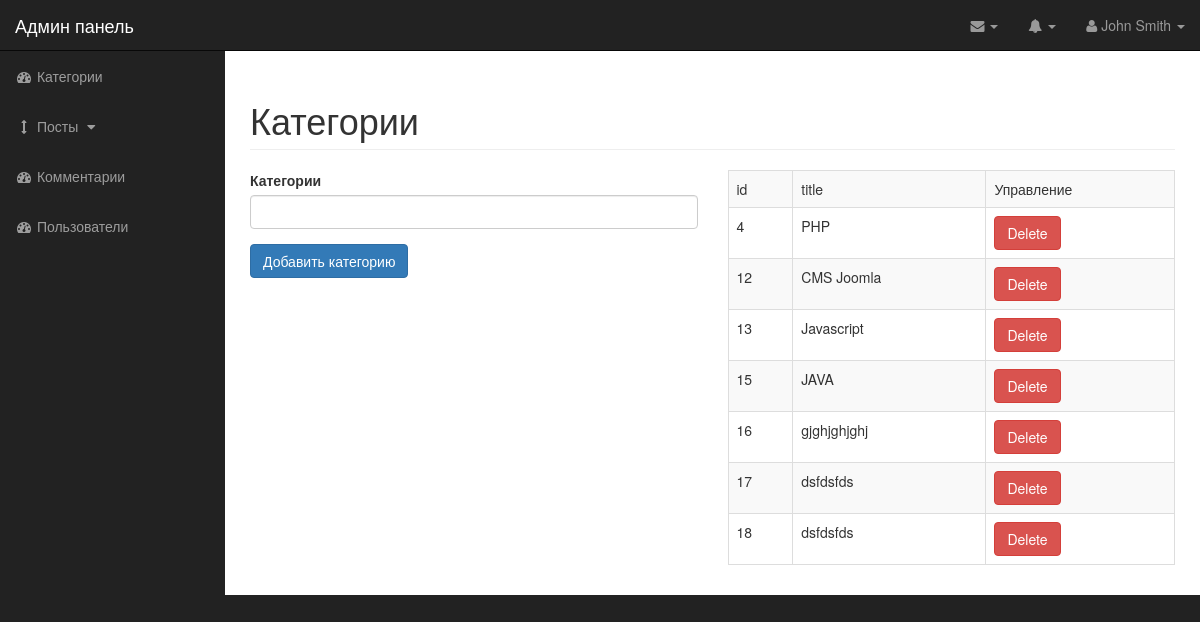
The app's page /admin/categories.php with its own data.
### tables this page shows
CREATE TABLE `categories` (
  `id` int(11) NOT NULL,
  `title` varchar(255) NOT NULL
);

### admin/categories.php (the view, shortened to what this page needs)
<?php include_once "../includes/db.php";?>
<!DOCTYPE html>
<html lang="en">
<head>
    <link href="css/bootstrap.min.css" rel="stylesheet">
    <link href="css/sb-admin.css" rel="stylesheet">
    <link href="font-awesome/css/font-awesome.min.css" rel="stylesheet" type="text/css">
</head>
<body>
<div id="wrapper">
    <nav class="navbar navbar-inverse navbar-fixed-top" role="navigation">
        <div class="navbar-header">
            <a class="navbar-brand" href="index.php">Админ панель</a>
        </div>
        <ul class="nav navbar-right top-nav">
            <li class="dropdown">
                <a href="#" class="dropdown-toggle" data-toggle="dropdown"><i class="fa fa-envelope"></i> <b class="caret"></b></a>
            </li>
            <li class="dropdown">
                <a href="#" class="dropdown-toggle" data-toggle="dropdown"><i class="fa fa-bell"></i> <b class="caret"></b></a>
            </li>
            <li class="dropdown">
                <a href="#" class="dropdown-toggle" data-toggle="dropdown"><i class="fa fa-user"></i> John Smith <b class="caret"></b></a>
            </li>
        </ul>
        <div class="collapse navbar-collapse navbar-ex1-collapse">
            <ul class="nav navbar-nav side-nav">
                <li>
                    <a href="categories.php"><i class="fa fa-fw fa-dashboard"></i> Категории</a>
                </li>
                <li>
                    <a href="javascript:;" data-toggle="collapse" data-target="#demo"><i class="fa fa-fw fa-arrows-v"></i> Посты <i class="fa fa-fw fa-caret-down"></i></a>
                </li>
                <li>
                    <a href=""><i class="fa fa-fw fa-dashboard"></i> Комментарии</a>
                </li>
                <li>
                    <a href=""><i class="fa fa-fw fa-dashboard"></i> Пользователи</a>
                </li>
            </ul>
        </div>
    </nav>
    <div id="page-wrapper">
        <div class="container-fluid">
            <div class="row">
                <div class="col-lg-12">
                    <h1 class="page-header">
                        Категории
                    </h1>
                </div>
            </div>
            <div class="row">
                <div class="col-sm-6">
                    <form action="" method="post">
                        <div class="form-group">
                            <label for="category">Категории</label>
                            <input type="text" name="title" class="form-control">
                        </div>
                        <div class="form-group">
                            <input type="submit" name="submit" class="btn btn-primary" value="Добавить категорию">
                        </div>
                    </form>
                </div>
                <div class="col-sm-6">
                    <table class="table table-bordered table-striped">
                        <tbody>
                        <tr>
                            <td>id</td>
                            <td>title</td>
                            <td>Управление</td>
                        </tr>
                    <?php
                    $sql_cat = "SELECT * FROM categories";
                    $cat_query = mysqli_query($connection, $sql_cat);
                    foreach ($cat_query as $item) { ?>
                        <tr>
                            <td><?= $item['id'] ?></td>
                            <td><?= $item['title'] ?></td>
                            <td><a href="delete.php" class="btn btn-danger">Delete</a></td>
                        </tr>
                        <?php
                    }
                    ?>
                        </tbody>
                    </table>
                </div>
            </div>
        </div>
    </div>
</div>
</body>
</html>

### admin/css/sb-admin.css (style rules this page uses)
body { margin-top: 100px; background-color: #222; }
@media (min-width:768px) { body { margin-top: 50px; } }
#wrapper { padding-left: 0; }
#page-wrapper { width: 100%; padding: 0; background-color: #fff; }
@media (min-width:768px) { #wrapper { padding-left: 225px; } }
@media (min-width:768px) { #page-wrapper { padding: 10px; } }
.top-nav { padding: 0 15px; }
.top-nav>li { display: inline-block; float: left; }
.top-nav>li>a { padding-top: 15px; padding-bottom: 15px; line-height: 20px; color: #999; }
@media (min-width:768px) { .side-nav { position: fixed; top: 51px; left: 225px; width: 225px; margin-left: -225px; border: none; border-radius: 0; overflow-y: auto; background-color: #222; } }
@media (min-width:768px) { .side-nav>li>a { width: 225px; } }

### records on screen
categories: id "4", title "PHP"
categories: id "12", title "CMS Joomla"
categories: id "13", title "Javascript"
categories: id "15", title "JAVA"
categories: id "16", title "gjghjghjghj"
categories: id "17", title "dsfdsfds"
categories: id "18", title "dsfdsfds"
